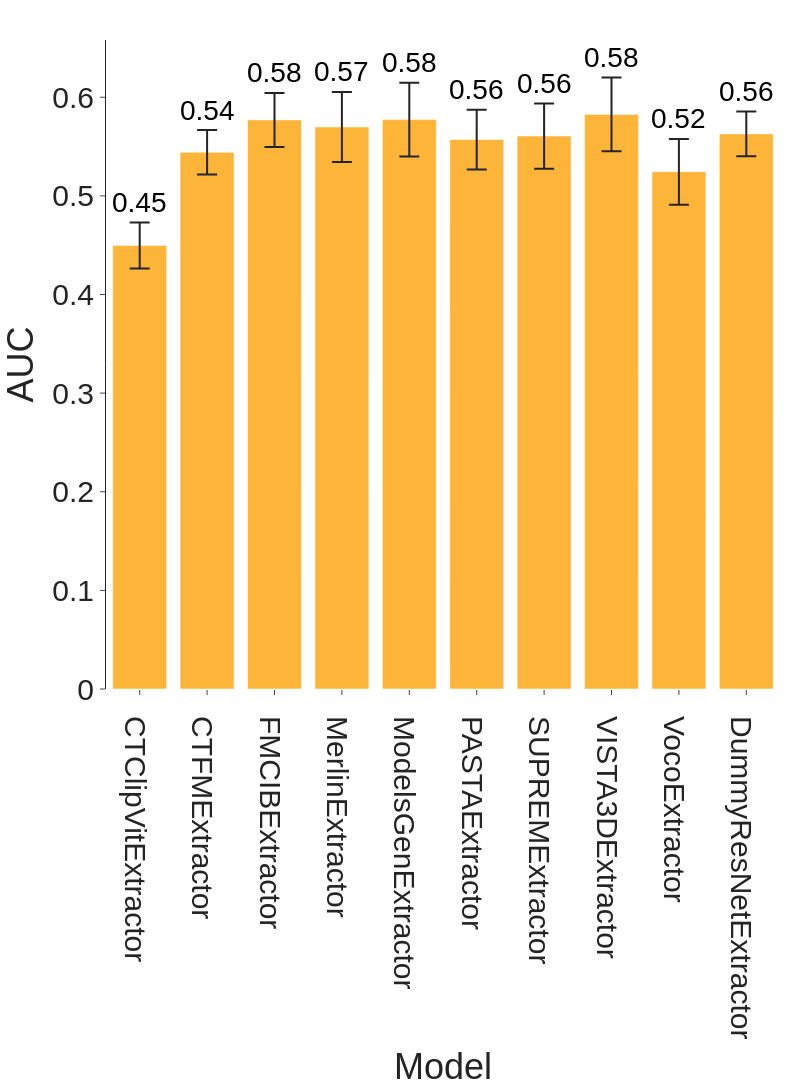

Notebook code cell kept with this figure:
### Code cell
# Plot test accuracies
fig = plot_model_comparison(test_accuracies_dict, font_size=30, height=1200, width=800, marker_color="#FCA308")
fig.show()

### Figure 1 — Plotly figure (JSON) as saved in the notebook; plotly's stock layout.template omitted (floating-point values rounded to 4 significant figures)
{"data": [{"error_y": {"array": [0.0233, 0.02254, 0.0274, 0.03554, 0.03743, 0.03028, 0.03312, 0.0374, 0.03332, 0.02277], "arrayminus": [0.0233, 0.02254, 0.0274, 0.03554, 0.03743, 0.03028, 0.03312, 0.0374, 0.03332, 0.02277], "width": 10}, "hovertemplate": "Model=%{x}<br>AUC=%{y}<extra></extra>", "legendgroup": "", "marker": {"color": "#FCA308", "opacity": 0.8, "pattern": {"shape": ""}}, "name": "", "orientation": "v", "showlegend": false, "textposition": "auto", "type": "bar", "x": ["CTClipVitExtractor", "CTFMExtractor", "FMCIBExtractor", "MerlinExtractor", "ModelsGenExtractor", "PASTAExtractor", "SUPREMExtractor", "VISTA3DExtractor", "VocoExtractor", "DummyResNetExtractor"], "xaxis": "x", "y": [0.4497, 0.5442, 0.577, 0.5699, 0.5774, 0.5571, 0.5606, 0.5826, 0.5244, 0.5629], "yaxis": "y"}], "layout": {"annotations": [{"font": {"color": "black", "size": 28}, "showarrow": false, "text": "0.45", "x": "CTClipVitExtractor", "y": 0.473, "yshift": 20}, {"font": {"color": "black", "size": 28}, "showarrow": false, "text": "0.54", "x": "CTFMExtractor", "y": 0.5668, "yshift": 20}, {"font": {"color": "black", "size": 28}, "showarrow": false, "text": "0.58", "x": "FMCIBExtractor", "y": 0.6044, "yshift": 20}, {"font": {"color": "black", "size": 28}, "showarrow": false, "text": "0.57", "x": "MerlinExtractor", "y": 0.6054, "yshift": 20}, {"font": {"color": "black", "size": 28}, "showarrow": false, "text": "0.58", "x": "ModelsGenExtractor", "y": 0.6148, "yshift": 20}, {"font": {"color": "black", "size": 28}, "showarrow": false, "text": "0.56", "x": "PASTAExtractor", "y": 0.5874, "yshift": 20}, {"font": {"color": "black", "size": 28}, "showarrow": false, "text": "0.56", "x": "SUPREMExtractor", "y": 0.5937, "yshift": 20}, {"font": {"color": "black", "size": 28}, "showarrow": false, "text": "0.58", "x": "VISTA3DExtractor", "y": 0.62, "yshift": 20}, {"font": {"color": "black", "size": 28}, "showarrow": false, "text": "0.52", "x": "VocoExtractor", "y": 0.5578, "yshift": 20}, {"font": {"color": "black", "size": 28}, "showarrow": false, "text": "0.56", "x": "DummyResNetExtractor", "y": 0.5856, "yshift": 20}], "barmode": "relative", "font": {"family": "Arial", "size": 30}, "height": 1200, "legend": {"tracegroupgap": 0}, "margin": {"b": 20, "l": 20, "r": 20, "t": 40}, "showlegend": false, "title": {"x": 0.5, "xanchor": "center"}, "width": 800, "xaxis": {"anchor": "y", "domain": [0, 1], "showgrid": false, "showline": false, "tickfont": {"size": 30}, "title": {"text": "Model"}}, "yaxis": {"anchor": "x", "domain": [0, 1], "showgrid": false, "tickfont": {"size": 30}, "title": {"text": "AUC"}}}}
